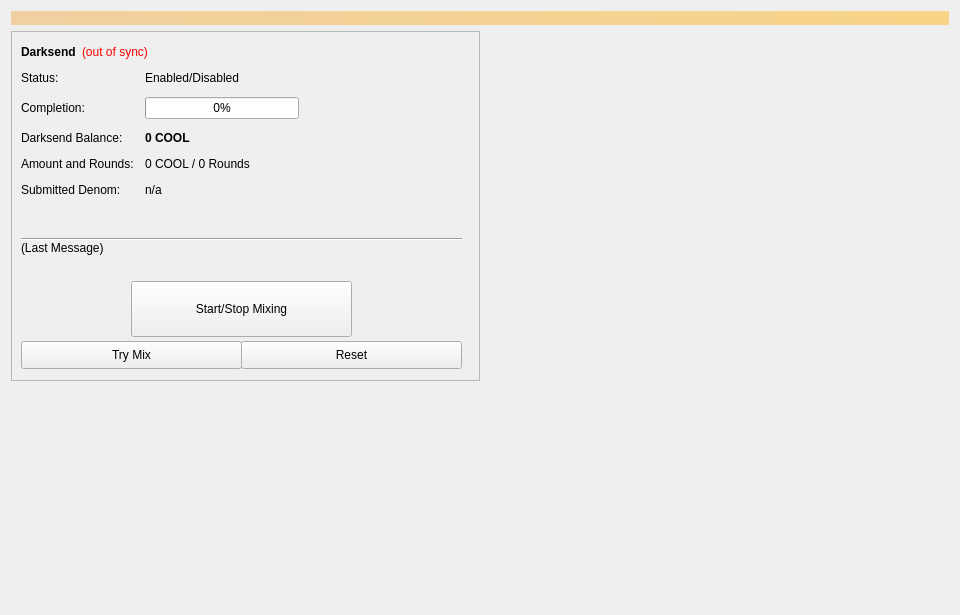
<?xml version="1.0" encoding="UTF-8"?>
<ui version="4.0">
 <class>Coinmix</class>
 <widget class="QWidget" name="Coinmix">
  <property name="geometry">
   <rect>
    <x>0</x>
    <y>0</y>
    <width>960</width>
    <height>615</height>
   </rect>
  </property>
  <property name="minimumSize">
   <size>
    <width>960</width>
    <height>0</height>
   </size>
  </property>
  <property name="windowTitle">
   <string>Form</string>
  </property>
  <layout class="QVBoxLayout" name="topLayout">
   <item>
    <widget class="QLabel" name="labelAlerts">
     <property name="visible">
      <bool>false</bool>
     </property>
     <property name="styleSheet">
      <string notr="true">background-color: qlineargradient(x1: 0, y1: 0, x2: 1, y2: 0, stop:0 #F0D0A0, stop:1 #F8D488); color:#000000;</string>
     </property>
     <property name="wordWrap">
      <bool>true</bool>
     </property>
     <property name="margin">
      <number>3</number>
     </property>
    </widget>
   </item>
   <item>
    <layout class="QHBoxLayout" name="horizontalLayout" stretch="1,1">
     <item>
      <layout class="QVBoxLayout" name="verticalLayout_2">
       <item>
        <widget class="QFrame" name="frameDarksend">
         <property name="minimumSize">
          <size>
           <width>0</width>
           <height>350</height>
          </size>
         </property>
         <property name="layoutDirection">
          <enum>Qt::LeftToRight</enum>
         </property>
         <property name="frameShape">
          <enum>QFrame::StyledPanel</enum>
         </property>
         <property name="frameShadow">
          <enum>QFrame::Raised</enum>
         </property>
         <widget class="QWidget" name="formLayoutWidget">
          <property name="geometry">
           <rect>
            <x>10</x>
            <y>40</y>
            <width>451</width>
            <height>161</height>
           </rect>
          </property>
          <layout class="QFormLayout" name="formLayout">
           <property name="fieldGrowthPolicy">
            <enum>QFormLayout::AllNonFixedFieldsGrow</enum>
           </property>
           <property name="horizontalSpacing">
            <number>11</number>
           </property>
           <property name="verticalSpacing">
            <number>12</number>
           </property>
           <item row="0" column="0">
            <widget class="QLabel" name="label_6">
             <property name="text">
              <string>Status:</string>
             </property>
            </widget>
           </item>
           <item row="1" column="0">
            <widget class="QLabel" name="label_7">
             <property name="text">
              <string>Completion:</string>
             </property>
            </widget>
           </item>
           <item row="1" column="1">
            <widget class="QProgressBar" name="DarksendProgress">
             <property name="maximumSize">
              <size>
               <width>154</width>
               <height>16777215</height>
              </size>
             </property>
             <property name="value">
              <number>0</number>
             </property>
            </widget>
           </item>
           <item row="2" column="0">
            <widget class="QLabel" name="labelAnonymizedText">
             <property name="text">
              <string>Darksend Balance:</string>
             </property>
            </widget>
           </item>
           <item row="2" column="1">
            <widget class="QLabel" name="labelAnonymized">
             <property name="font">
              <font>
               <weight>75</weight>
               <bold>true</bold>
              </font>
             </property>
             <property name="text">
              <string notr="true">0 COOL</string>
             </property>
            </widget>
           </item>
           <item row="3" column="0">
            <widget class="QLabel" name="label_8">
             <property name="text">
              <string>Amount and Rounds:</string>
             </property>
            </widget>
           </item>
           <item row="3" column="1">
            <widget class="QLabel" name="labelAmountRounds">
             <property name="text">
              <string>0 COOL / 0 Rounds</string>
             </property>
            </widget>
           </item>
           <item row="4" column="0">
            <widget class="QLabel" name="label_9">
             <property name="text">
              <string>Submitted Denom:</string>
             </property>
            </widget>
           </item>
           <item row="4" column="1">
            <widget class="QLabel" name="labelSubmittedDenom">
             <property name="toolTip">
              <string>The denominations you submitted to the Masternode.&lt;br&gt;To mix, other users must submit the exact same denominations.</string>
             </property>
             <property name="text">
              <string>n/a</string>
             </property>
            </widget>
           </item>
           <item row="0" column="1">
            <widget class="QLabel" name="DarksendEnabled">
             <property name="text">
              <string>Enabled/Disabled</string>
             </property>
            </widget>
           </item>
          </layout>
         </widget>
         <widget class="QPushButton" name="runAutoDenom">
          <property name="geometry">
           <rect>
            <x>251</x>
            <y>17</y>
            <width>1</width>
            <height>1</height>
           </rect>
          </property>
          <property name="palette">
           <palette>
            <active>
             <colorrole role="WindowText">
              <brush brushstyle="SolidPattern">
               <color alpha="255">
                <red>0</red>
                <green>0</green>
                <blue>0</blue>
               </color>
              </brush>
             </colorrole>
             <colorrole role="Button">
              <brush brushstyle="SolidPattern">
               <color alpha="255">
                <red>239</red>
                <green>238</green>
                <blue>238</blue>
               </color>
              </brush>
             </colorrole>
             <colorrole role="Light">
              <brush brushstyle="SolidPattern">
               <color alpha="255">
                <red>255</red>
                <green>255</green>
                <blue>255</blue>
               </color>
              </brush>
             </colorrole>
             <colorrole role="Midlight">
              <brush brushstyle="SolidPattern">
               <color alpha="255">
                <red>247</red>
                <green>246</green>
                <blue>246</blue>
               </color>
              </brush>
             </colorrole>
             <colorrole role="Dark">
              <brush brushstyle="SolidPattern">
               <color alpha="255">
                <red>119</red>
                <green>119</green>
                <blue>119</blue>
               </color>
              </brush>
             </colorrole>
             <colorrole role="Mid">
              <brush brushstyle="SolidPattern">
               <color alpha="255">
                <red>159</red>
                <green>159</green>
                <blue>159</blue>
               </color>
              </brush>
             </colorrole>
             <colorrole role="Text">
              <brush brushstyle="SolidPattern">
               <color alpha="255">
                <red>0</red>
                <green>0</green>
                <blue>0</blue>
               </color>
              </brush>
             </colorrole>
             <colorrole role="BrightText">
              <brush brushstyle="SolidPattern">
               <color alpha="255">
                <red>255</red>
                <green>255</green>
                <blue>255</blue>
               </color>
              </brush>
             </colorrole>
             <colorrole role="ButtonText">
              <brush brushstyle="SolidPattern">
               <color alpha="255">
                <red>0</red>
                <green>0</green>
                <blue>0</blue>
               </color>
              </brush>
             </colorrole>
             <colorrole role="Base">
              <brush brushstyle="SolidPattern">
               <color alpha="255">
                <red>255</red>
                <green>255</green>
                <blue>255</blue>
               </color>
              </brush>
             </colorrole>
             <colorrole role="Window">
              <brush brushstyle="SolidPattern">
               <color alpha="255">
                <red>239</red>
                <green>238</green>
                <blue>238</blue>
               </color>
              </brush>
             </colorrole>
             <colorrole role="Shadow">
              <brush brushstyle="SolidPattern">
               <color alpha="255">
                <red>0</red>
                <green>0</green>
                <blue>0</blue>
               </color>
              </brush>
             </colorrole>
             <colorrole role="AlternateBase">
              <brush brushstyle="SolidPattern">
               <color alpha="255">
                <red>247</red>
                <green>246</green>
                <blue>246</blue>
               </color>
              </brush>
             </colorrole>
             <colorrole role="ToolTipBase">
              <brush brushstyle="SolidPattern">
               <color alpha="255">
                <red>255</red>
                <green>255</green>
                <blue>220</blue>
               </color>
              </brush>
             </colorrole>
             <colorrole role="ToolTipText">
              <brush brushstyle="SolidPattern">
               <color alpha="255">
                <red>0</red>
                <green>0</green>
                <blue>0</blue>
               </color>
              </brush>
             </colorrole>
            </active>
            <inactive>
             <colorrole role="WindowText">
              <brush brushstyle="SolidPattern">
               <color alpha="255">
                <red>0</red>
                <green>0</green>
                <blue>0</blue>
               </color>
              </brush>
             </colorrole>
             <colorrole role="Button">
              <brush brushstyle="SolidPattern">
               <color alpha="255">
                <red>239</red>
                <green>238</green>
                <blue>238</blue>
               </color>
              </brush>
             </colorrole>
             <colorrole role="Light">
              <brush brushstyle="SolidPattern">
               <color alpha="255">
                <red>255</red>
                <green>255</green>
                <blue>255</blue>
               </color>
              </brush>
             </colorrole>
             <colorrole role="Midlight">
              <brush brushstyle="SolidPattern">
               <color alpha="255">
                <red>247</red>
                <green>246</green>
                <blue>246</blue>
               </color>
              </brush>
             </colorrole>
             <colorrole role="Dark">
              <brush brushstyle="SolidPattern">
               <color alpha="255">
                <red>119</red>
                <green>119</green>
                <blue>119</blue>
               </color>
              </brush>
             </colorrole>
             <colorrole role="Mid">
              <brush brushstyle="SolidPattern">
               <color alpha="255">
                <red>159</red>
                <green>159</green>
                <blue>159</blue>
               </color>
              </brush>
             </colorrole>
             <colorrole role="Text">
              <brush brushstyle="SolidPattern">
               <color alpha="255">
                <red>0</red>
                <green>0</green>
                <blue>0</blue>
               </color>
              </brush>
             </colorrole>
             <colorrole role="BrightText">
              <brush brushstyle="SolidPattern">
               <color alpha="255">
                <red>255</red>
                <green>255</green>
                <blue>255</blue>
               </color>
              </brush>
             </colorrole>
             <colorrole role="ButtonText">
              <brush brushstyle="SolidPattern">
               <color alpha="255">
                <red>0</red>
                <green>0</green>
                <blue>0</blue>
               </color>
              </brush>
             </colorrole>
             <colorrole role="Base">
              <brush brushstyle="SolidPattern">
               <color alpha="255">
                <red>255</red>
                <green>255</green>
                <blue>255</blue>
               </color>
              </brush>
             </colorrole>
             <colorrole role="Window">
              <brush brushstyle="SolidPattern">
               <color alpha="255">
                <red>239</red>
                <green>238</green>
                <blue>238</blue>
               </color>
              </brush>
             </colorrole>
             <colorrole role="Shadow">
              <brush brushstyle="SolidPattern">
               <color alpha="255">
                <red>0</red>
                <green>0</green>
                <blue>0</blue>
               </color>
              </brush>
             </colorrole>
             <colorrole role="AlternateBase">
              <brush brushstyle="SolidPattern">
               <color alpha="255">
                <red>247</red>
                <green>246</green>
                <blue>246</blue>
               </color>
              </brush>
             </colorrole>
             <colorrole role="ToolTipBase">
              <brush brushstyle="SolidPattern">
               <color alpha="255">
                <red>255</red>
                <green>255</green>
                <blue>220</blue>
               </color>
              </brush>
             </colorrole>
             <colorrole role="ToolTipText">
              <brush brushstyle="SolidPattern">
               <color alpha="255">
                <red>0</red>
                <green>0</green>
                <blue>0</blue>
               </color>
              </brush>
             </colorrole>
            </inactive>
            <disabled>
             <colorrole role="WindowText">
              <brush brushstyle="SolidPattern">
               <color alpha="255">
                <red>119</red>
                <green>119</green>
                <blue>119</blue>
               </color>
              </brush>
             </colorrole>
             <colorrole role="Button">
              <brush brushstyle="SolidPattern">
               <color alpha="255">
                <red>239</red>
                <green>238</green>
                <blue>238</blue>
               </color>
              </brush>
             </colorrole>
             <colorrole role="Light">
              <brush brushstyle="SolidPattern">
               <color alpha="255">
                <red>255</red>
                <green>255</green>
                <blue>255</blue>
               </color>
              </brush>
             </colorrole>
             <colorrole role="Midlight">
              <brush brushstyle="SolidPattern">
               <color alpha="255">
                <red>247</red>
                <green>246</green>
                <blue>246</blue>
               </color>
              </brush>
             </colorrole>
             <colorrole role="Dark">
              <brush brushstyle="SolidPattern">
               <color alpha="255">
                <red>119</red>
                <green>119</green>
                <blue>119</blue>
               </color>
              </brush>
             </colorrole>
             <colorrole role="Mid">
              <brush brushstyle="SolidPattern">
               <color alpha="255">
                <red>159</red>
                <green>159</green>
                <blue>159</blue>
               </color>
              </brush>
             </colorrole>
             <colorrole role="Text">
              <brush brushstyle="SolidPattern">
               <color alpha="255">
                <red>119</red>
                <green>119</green>
                <blue>119</blue>
               </color>
              </brush>
             </colorrole>
             <colorrole role="BrightText">
              <brush brushstyle="SolidPattern">
               <color alpha="255">
                <red>255</red>
                <green>255</green>
                <blue>255</blue>
               </color>
              </brush>
             </colorrole>
             <colorrole role="ButtonText">
              <brush brushstyle="SolidPattern">
               <color alpha="255">
                <red>119</red>
                <green>119</green>
                <blue>119</blue>
               </color>
              </brush>
             </colorrole>
             <colorrole role="Base">
              <brush brushstyle="SolidPattern">
               <color alpha="255">
                <red>239</red>
                <green>238</green>
                <blue>238</blue>
               </color>
              </brush>
             </colorrole>
             <colorrole role="Window">
              <brush brushstyle="SolidPattern">
               <color alpha="255">
                <red>239</red>
                <green>238</green>
                <blue>238</blue>
               </color>
              </brush>
             </colorrole>
             <colorrole role="Shadow">
              <brush brushstyle="SolidPattern">
               <color alpha="255">
                <red>0</red>
                <green>0</green>
                <blue>0</blue>
               </color>
              </brush>
             </colorrole>
             <colorrole role="AlternateBase">
              <brush brushstyle="SolidPattern">
               <color alpha="255">
                <red>239</red>
                <green>238</green>
                <blue>238</blue>
               </color>
              </brush>
             </colorrole>
             <colorrole role="ToolTipBase">
              <brush brushstyle="SolidPattern">
               <color alpha="255">
                <red>255</red>
                <green>255</green>
                <blue>220</blue>
               </color>
              </brush>
             </colorrole>
             <colorrole role="ToolTipText">
              <brush brushstyle="SolidPattern">
               <color alpha="255">
                <red>0</red>
                <green>0</green>
                <blue>0</blue>
               </color>
              </brush>
             </colorrole>
            </disabled>
           </palette>
          </property>
          <property name="focusPolicy">
           <enum>Qt::NoFocus</enum>
          </property>
          <property name="autoFillBackground">
           <bool>true</bool>
          </property>
          <property name="text">
           <string/>
          </property>
          <property name="flat">
           <bool>true</bool>
          </property>
         </widget>
         <widget class="QPushButton" name="toggleDarksend">
          <property name="geometry">
           <rect>
            <x>120</x>
            <y>250</y>
            <width>221</width>
            <height>56</height>
           </rect>
          </property>
          <property name="sizePolicy">
           <sizepolicy hsizetype="MinimumExpanding" vsizetype="Fixed">
            <horstretch>0</horstretch>
            <verstretch>0</verstretch>
           </sizepolicy>
          </property>
          <property name="text">
           <string>Start/Stop Mixing</string>
          </property>
         </widget>
         <widget class="Line" name="lineLastMessage">
          <property name="geometry">
           <rect>
            <x>10</x>
            <y>200</y>
            <width>441</width>
            <height>16</height>
           </rect>
          </property>
          <property name="orientation">
           <enum>Qt::Horizontal</enum>
          </property>
         </widget>
         <widget class="QLabel" name="DarksendStatus">
          <property name="geometry">
           <rect>
            <x>10</x>
            <y>210</y>
            <width>451</width>
            <height>43</height>
           </rect>
          </property>
          <property name="minimumSize">
           <size>
            <width>288</width>
            <height>43</height>
           </size>
          </property>
          <property name="text">
           <string>(Last Message)</string>
          </property>
          <property name="alignment">
           <set>Qt::AlignLeading|Qt::AlignLeft|Qt::AlignTop</set>
          </property>
          <property name="wordWrap">
           <bool>true</bool>
          </property>
         </widget>
         <widget class="QPushButton" name="DarksendAuto">
          <property name="geometry">
           <rect>
            <x>10</x>
            <y>310</y>
            <width>221</width>
            <height>28</height>
           </rect>
          </property>
          <property name="sizePolicy">
           <sizepolicy hsizetype="MinimumExpanding" vsizetype="Fixed">
            <horstretch>0</horstretch>
            <verstretch>0</verstretch>
           </sizepolicy>
          </property>
          <property name="toolTip">
           <string>Try to manually submit a Darksend request.</string>
          </property>
          <property name="text">
           <string>Try Mix</string>
          </property>
         </widget>
         <widget class="QPushButton" name="DarksendReset">
          <property name="geometry">
           <rect>
            <x>230</x>
            <y>310</y>
            <width>221</width>
            <height>28</height>
           </rect>
          </property>
          <property name="sizePolicy">
           <sizepolicy hsizetype="MinimumExpanding" vsizetype="Fixed">
            <horstretch>0</horstretch>
            <verstretch>0</verstretch>
           </sizepolicy>
          </property>
          <property name="toolTip">
           <string>Reset the current status of Darksend (can interrupt Darksend if it's in the process of Mixing, which can cost you money!)</string>
          </property>
          <property name="autoFillBackground">
           <bool>false</bool>
          </property>
          <property name="text">
           <string>Reset</string>
          </property>
         </widget>
         <widget class="QWidget" name="layoutWidget">
          <property name="geometry">
           <rect>
            <x>10</x>
            <y>10</y>
            <width>431</width>
            <height>22</height>
           </rect>
          </property>
          <layout class="QHBoxLayout" name="horizontalLayout_5">
           <item>
            <widget class="QLabel" name="label_2">
             <property name="font">
              <font>
               <weight>75</weight>
               <bold>true</bold>
              </font>
             </property>
             <property name="text">
              <string>Darksend</string>
             </property>
            </widget>
           </item>
           <item>
            <widget class="QLabel" name="labelDarksendSyncStatus">
             <property name="toolTip">
              <string>The displayed information may be out of date. Your wallet automatically synchronizes with the COOL network after a connection is established, but this process has not completed yet.</string>
             </property>
             <property name="styleSheet">
              <string notr="true">QLabel { color: red; }</string>
             </property>
             <property name="text">
              <string notr="true">(out of sync)</string>
             </property>
             <property name="alignment">
              <set>Qt::AlignLeading|Qt::AlignLeft|Qt::AlignVCenter</set>
             </property>
            </widget>
           </item>
           <item>
            <spacer name="horizontalSpacer_4">
             <property name="orientation">
              <enum>Qt::Horizontal</enum>
             </property>
             <property name="sizeHint" stdset="0">
              <size>
               <width>40</width>
               <height>20</height>
              </size>
             </property>
            </spacer>
           </item>
          </layout>
         </widget>
        </widget>
       </item>
       <item>
        <spacer name="verticalSpacer">
         <property name="orientation">
          <enum>Qt::Vertical</enum>
         </property>
         <property name="sizeHint" stdset="0">
          <size>
           <width>20</width>
           <height>40</height>
          </size>
         </property>
        </spacer>
       </item>
      </layout>
     </item>
     <item>
      <layout class="QVBoxLayout" name="verticalLayout_3">
       <item>
        <spacer name="verticalSpacer_2">
         <property name="orientation">
          <enum>Qt::Vertical</enum>
         </property>
         <property name="sizeType">
          <enum>QSizePolicy::Expanding</enum>
         </property>
         <property name="sizeHint" stdset="0">
          <size>
           <width>20</width>
           <height>40</height>
          </size>
         </property>
        </spacer>
       </item>
      </layout>
     </item>
    </layout>
   </item>
  </layout>
 </widget>
 <resources/>
 <connections/>
</ui>
